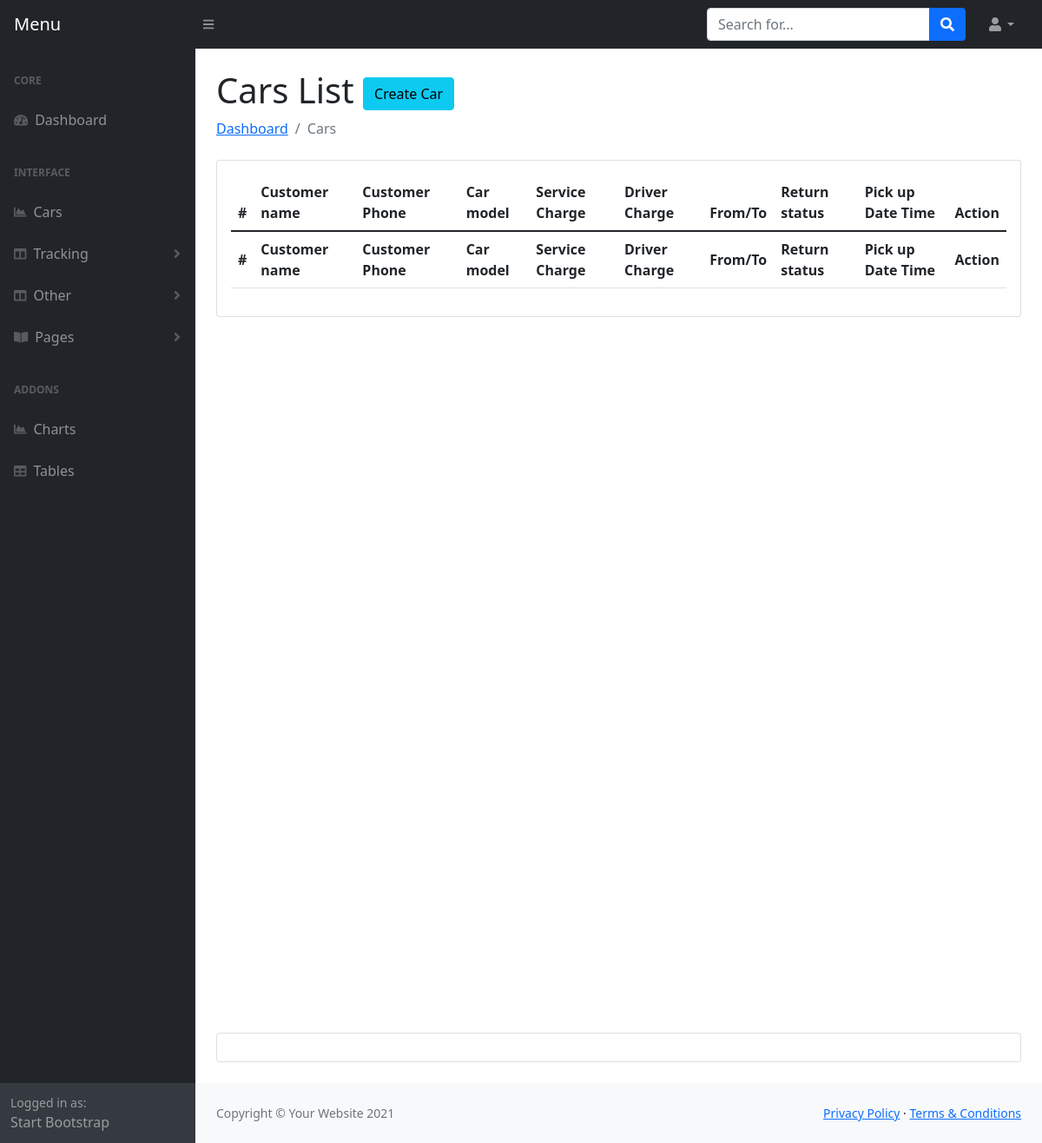
Page /admin/car-booking.php (signed in) on the earlier database version.
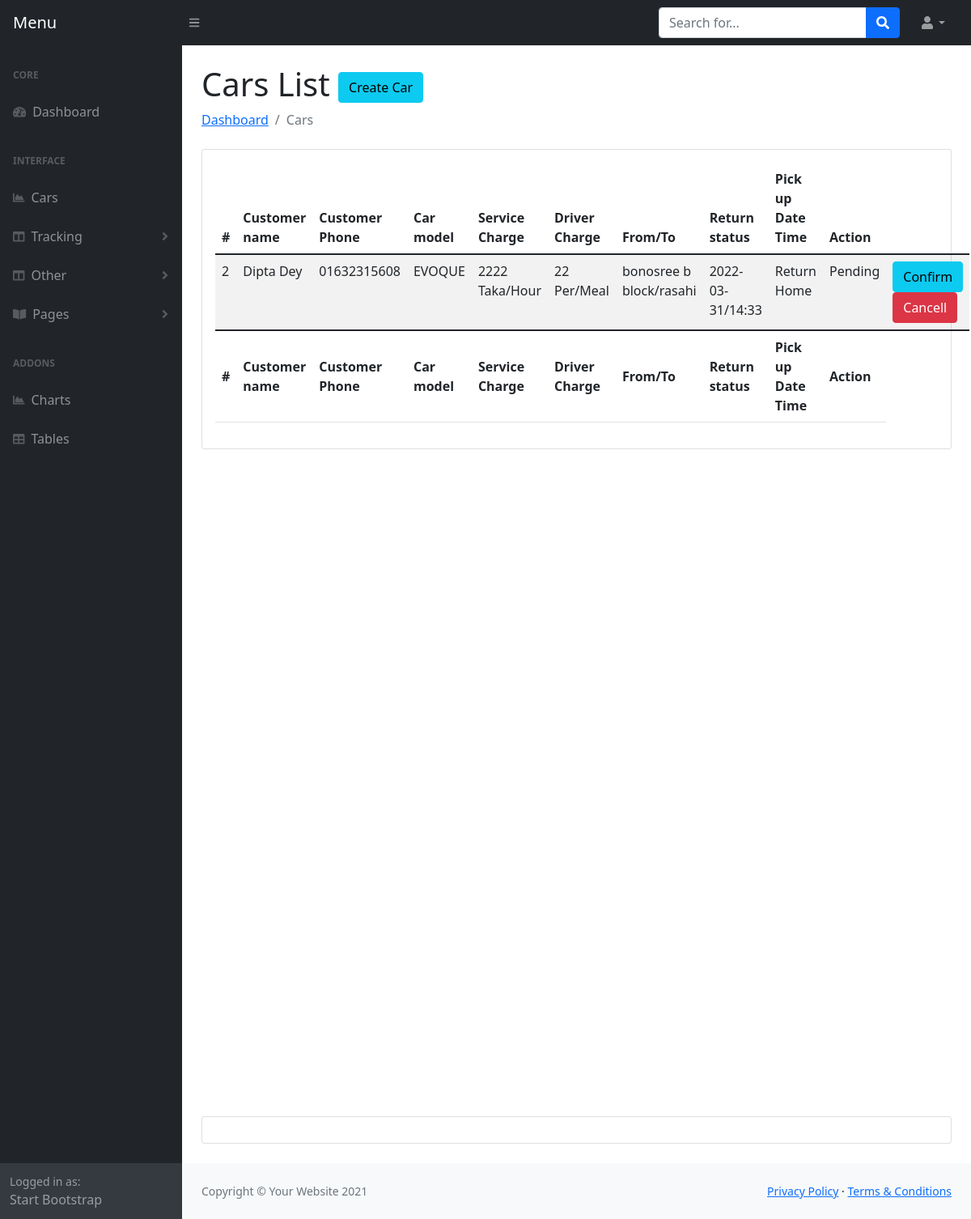
Same page on the later database version.
### tables this page shows
CREATE TABLE `orders` (
  `Oid` int(11) NOT NULL,
  `car_id` int(11) NOT NULL,
  `user_id` int(11) NOT NULL,
  `pickup_location` text NOT NULL,
  `dropup_location` text NOT NULL,
  `date` varchar(191) NOT NULL,
  `time` varchar(191) NOT NULL,
  `trip_loop` tinyint(4) NOT NULL,
  `status` tinyint(4) NOT NULL,
  `created_at` timestamp NOT NULL DEFAULT current_timestamp()
);

CREATE TABLE `users` (
  `id` int(11) NOT NULL,
  `name` varchar(155) NOT NULL,
  `email` varchar(155) NOT NULL,
  `phone` varchar(100) NOT NULL,
  `address` text NOT NULL,
  `password` varchar(150) NOT NULL,
  `national_id` int(11) NOT NULL,
  `image` varchar(155) NOT NULL,
  `flag` tinyint(4) NOT NULL,
  `created_at` timestamp NOT NULL DEFAULT current_timestamp()
);

CREATE TABLE `cars` (
  `id` int(11) NOT NULL,
  `name` varchar(200) NOT NULL,
  `model` varchar(200) NOT NULL,
  `mileage` varchar(200) NOT NULL,
  `seats` int(11) NOT NULL,
  `fuel` varchar(200) NOT NULL,
  `service_charge` varchar(200) NOT NULL,
  `driver_food_charge` varchar(200) NOT NULL,
  `description` text NOT NULL,
  `image` varchar(155) NOT NULL,
  `transmission` varchar(155) NOT NULL DEFAULT 'Manual',
  `airconditions` tinytext NOT NULL,
  `child_seat` tinytext NOT NULL,
  `gps` tinyint(4) NOT NULL,
  `luggage` tinytext NOT NULL,
  `music` tinytext NOT NULL,
  `seat_belt` tinyint(4) NOT NULL,
  `sleeping_bed` tinyint(4) NOT NULL,
  `water` tinyint(4) NOT NULL,
  `bluetooth` tinyint(4) NOT NULL,
  `onboard_computer` tinyint(4) NOT NULL,
  `audio_input` tinyint(4) NOT NULL,
  `long_term_trips` tinyint(4) NOT NULL,
  `car_kit` tinyint(4) NOT NULL,
  `remote_central_locking` tinyint(4) NOT NULL,
  `climate_control` tinyint(4) NOT NULL,
  `flag` tinyint(4) NOT NULL,
  `created_at` timestamp NOT NULL DEFAULT current_timestamp()
);

### admin/car-booking.php (the view, shortened to what this page needs)
<?php include 'header.php'; ?>
<main>
    <div class="container-fluid px-4">
        <h1 class="mt-4">Cars List <a class="btn btn-info" href="createcar.php">Create Car</a></h1>
        <ol class="breadcrumb mb-4">
            <li class="breadcrumb-item"><a href="index.php">Dashboard</a></li>
            <li class="breadcrumb-item active">Cars</li>
        </ol>
        <div class="card mb-4">
            <div class="card-body">
                <table class="table table-striped" id="datatablesSimple">
                    <thead>
                        <tr>
                            <th>#</th>
                            <th>Customer name</th>
                            <th>Customer Phone</th>
                            <th>Car model</th>
                            <th>Service Charge</th>
                            <th>Driver Charge</th>
                            <th>From/To</th>
                            <th>Return status</th>
                            <th>Pick up Date Time</th>
                            <th>Action</th>
                        </tr>
                    </thead>
                    <tfoot>
                        <tr>
                            <th>#</th>
                            <th>Customer name</th>
                            <th>Customer Phone</th>
                            <th>Car model</th>
                            <th>Service Charge</th>
                            <th>Driver Charge</th>
                            <th>From/To</th>
                            <th>Return status</th>
                            <th>Pick up Date Time</th>
                            <th>Action</th>
                        </tr>
                    </tfoot>
                    <tbody>
                        <?php
                        $query = "SELECT * FROM orders LEFT JOIN cars ON cars.id = orders.car_id LEFT JOIN users ON users.id = orders.user_id where orders.status=0 Order By orders.Oid asc";
                        $result = $con->query($query);
                        if ($result->num_rows > 0) {
                            foreach ($result as $key => $value) {
                        ?>
                                <tr>
                                    <td><?php echo $value['id']; ?></td>
                                    <td><?php echo $value['name']; ?></td>
                                    <td><?php echo $value['phone']; ?></td>
                                    <td><?php echo $value['model']; ?></td>
                                    <td><?php echo $value['service_charge']; ?> Taka/Hour</td>
                                    <td><?php echo $value['driver_food_charge']; ?> Per/Meal</td>
                                    <td><?php echo $value['pickup_location']; ?>/<?php echo $value['dropup_location']; ?></td>
                                    <td><?php echo $value['date']; ?>/<?php echo $value['time']; ?></td>
                                    <td>
                                        <?php
                                        if ($value['trip_loop'] == 0) {
                                            echo "Not back";
                                        } elseif ($value['trip_loop'] == 1) {
                                            echo "Return Home";
                                        } else {
                                            echo "something went wrong";
                                        }
                                        ?>
                                    </td>
                                    <td>
                                        <?php
                                        if ($value['status'] == 0) {
                                            echo "Pending";
                                        } elseif ($value['status'] == 1) {
                                            echo "running";
                                        } else {
                                            echo "Nice trip";
                                        }
                                        ?>
                                    </td>
                                    <td>
                                        <a href="?editid=<?php echo $value['Oid']; ?>&carid=<?php echo $value['car_id']; ?>" class="btn btn-info">Confirm</a>
                                        <a href="?delid=<?php echo $value['Oid']; ?>" class="btn btn-danger">Cancell</a>
                                    </td>
                                </tr>
                        <?php }
                        } ?>
                    </tbody>
                </table>
            </div>
        </div>
        <div style="height: 100vh"></div>
        <div class="card mb-4">
            <div class="card-body"></div>
        </div>
    </div>
</main>
<?php include 'footer.php'; ?>

### admin/header.php (shortened to what this page needs)
<!DOCTYPE html>
<html lang="en">
    <head>
        <link href="css/styles.css" rel="stylesheet" />
         <link href="https://cdn.jsdelivr.net/npm/simple-datatables@latest/dist/style.css" rel="stylesheet" />
    </head>
    <body>
        <nav class="sb-topnav navbar navbar-expand navbar-dark bg-dark">
            <a class="navbar-brand ps-3" href="index.html">Menu </a>
            <button class="btn btn-link btn-sm order-1 order-lg-0 me-4 me-lg-0" id="sidebarToggle" href="#!"><i class="fas fa-bars"></i></button>
            <form class="d-none d-md-inline-block form-inline ms-auto me-0 me-md-3 my-2 my-md-0">
                <div class="input-group">
                    <input class="form-control" type="text" placeholder="Search for..." aria-label="Search for..." aria-describedby="btnNavbarSearch" />
                    <button class="btn btn-primary" id="btnNavbarSearch" type="button"><i class="fas fa-search"></i></button>
                </div>
            </form>
            <ul class="navbar-nav ms-auto ms-md-0 me-3 me-lg-4">
                <li class="nav-item dropdown">
                    <a class="nav-link dropdown-toggle" id="navbarDropdown" href="#" role="button" data-bs-toggle="dropdown" aria-expanded="false"><i class="fas fa-user fa-fw"></i></a>
                </li>
            </ul>
        </nav>
        <div id="layoutSidenav">
            <div id="layoutSidenav_nav">
                <nav class="sb-sidenav accordion sb-sidenav-dark" id="sidenavAccordion">
                    <div class="sb-sidenav-menu">
                        <div class="nav">
                            <div class="sb-sidenav-menu-heading">Core</div>
                            <a class="nav-link" href="index.html">
                                <div class="sb-nav-link-icon"><i class="fas fa-tachometer-alt"></i></div>
                                Dashboard
                            </a>
                            <div class="sb-sidenav-menu-heading">Interface</div>
                            <a class="nav-link" href="cars.php">
                                <div class="sb-nav-link-icon"><i class="fas fa-chart-area"></i></div>
                              Cars
                            </a>
                            <a class="nav-link collapsed" href="#" data-bs-toggle="collapse" data-bs-target="#collapseLayouts" aria-expanded="false" aria-controls="collapseLayouts">
                                <div class="sb-nav-link-icon"><i class="fas fa-columns"></i></div>
                                Tracking
                                <div class="sb-sidenav-collapse-arrow"><i class="fas fa-angle-down"></i></div>
                            </a>
                            <a class="nav-link collapsed" href="#" data-bs-toggle="collapse" data-bs-target="#collapseLayouts1" aria-expanded="false" aria-controls="collapseLayouts">
                                <div class="sb-nav-link-icon"><i class="fas fa-columns"></i></div>
                                Other
                                <div class="sb-sidenav-collapse-arrow"><i class="fas fa-angle-down"></i></div>
                            </a>
                            <a class="nav-link collapsed" href="#" data-bs-toggle="collapse" data-bs-target="#collapsePages" aria-expanded="false" aria-controls="collapsePages">
                                <div class="sb-nav-link-icon"><i class="fas fa-book-open"></i></div>
                                Pages
                                <div class="sb-sidenav-collapse-arrow"><i class="fas fa-angle-down"></i></div>
                            </a>
                            <div class="sb-sidenav-menu-heading">Addons</div>
                            <a class="nav-link" href="charts.html">
                                <div class="sb-nav-link-icon"><i class="fas fa-chart-area"></i></div>
                                Charts
                            </a>
                            <a class="nav-link" href="tables.html">
                                <div class="sb-nav-link-icon"><i class="fas fa-table"></i></div>
                                Tables
                            </a>
                        </div>
                    </div>
                    <div class="sb-sidenav-footer">
                        <div class="small">Logged in as:</div>
                        Start Bootstrap
                    </div>
                </nav>
            </div>
            <div id="layoutSidenav_content">

### admin/footer.php (shortened to what this page needs)
   <footer class="py-4 bg-light mt-auto">
                    <div class="container-fluid px-4">
                        <div class="d-flex align-items-center justify-content-between small">
                            <div class="text-muted">Copyright &copy; Your Website 2021</div>
                            <div>
                                <a href="#">Privacy Policy</a>
                                &middot;
                                <a href="#">Terms &amp; Conditions</a>
                            </div>
                        </div>
                    </div>
                </footer>
            </div>
        </div>
    </body>
</html>

Differences in the rows shown:
added orders: user "2", user.name "Dipta Dey", user.phone "01632315608", car.model "EVOQUE", car.service_charge "2222", car.driver_food_charge "22", pickup_location "bonosree b block", dropup_location "rasahi", date "2022-03-31", time "14:33", trip_loop "Return Home", status "Pending"
